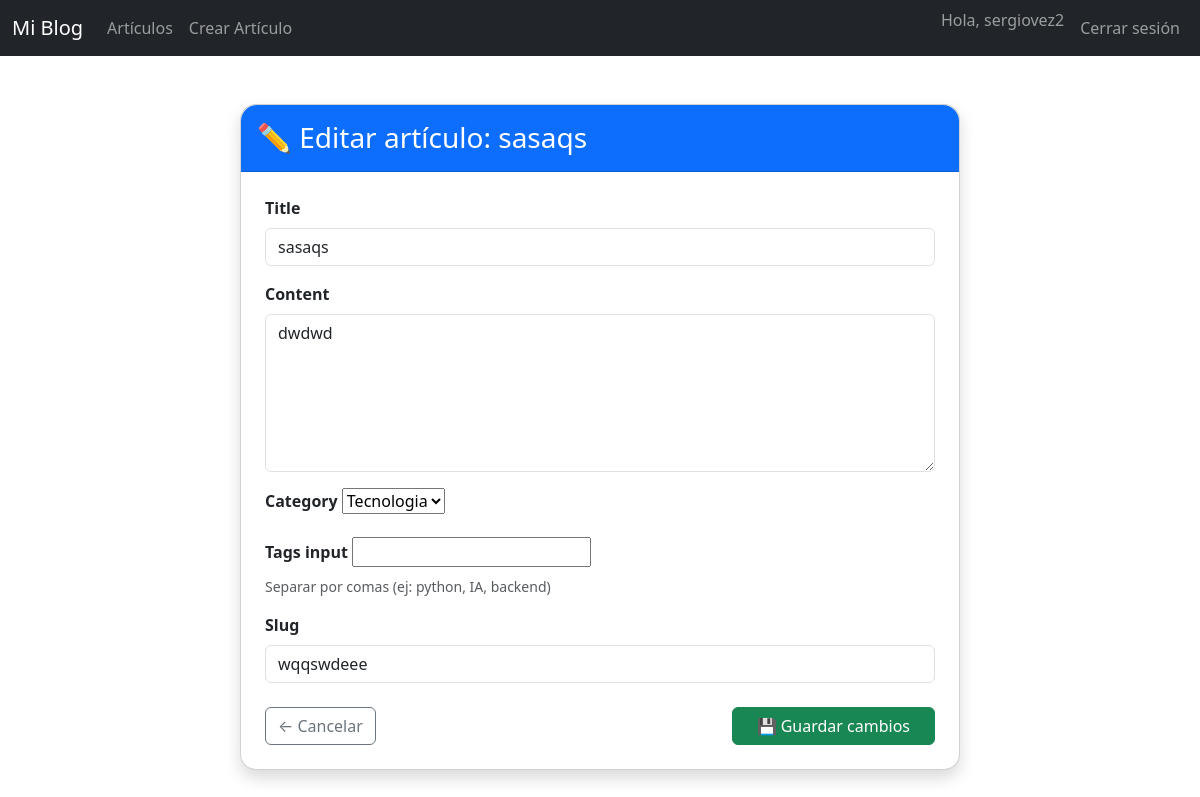
/articles/wqqswdeee/edit/ (signed in), run on the app's committed database.
### articles/models.py (models this page shows, shortened)
class Article(models.Model):
    title = models.CharField(max_length=200)
    content = models.TextField()
    slug = models.SlugField(max_length=200, unique=True)
    author = models.ForeignKey(User, on_delete=models.CASCADE)
    category = models.ForeignKey(Category, on_delete=models.SET_NULL, null=True)
    tags = models.ManyToManyField(Tag, blank=True)
    created_at = models.DateTimeField(auto_now_add=True)
    updated_at = models.DateTimeField(auto_now=True)

### articles/views.py (the view)
# urls.py: path('<slug:slug>/edit/', views.article_edit, name='article_edit'),
@login_required
def article_edit(request, slug):
    article = get_object_or_404(Article, slug=slug)
    if request.user != article.author:
        return HttpResponseForbidden("No puedes editar un artículo que no es tuyo.")
    if request.method == 'POST':
        form = ArticleForm(request.POST, request.FILES, instance=article)
        if form.is_valid():
            form.save()
            return redirect('articles:article_detail', slug=article.slug)
    else:
        form = ArticleForm(instance=article)
    return render(request, 'articles/article_edit.html', {'form': form, 'article': article})

### articles/forms.py (shortened to what this page needs)
class ArticleForm(forms.ModelForm):
    tags_input = forms.CharField(required=False, help_text="Separar por comas (ej: python, IA, backend)")
    class Meta:
        model = Article
        fields = ['title', 'content', 'category','tags_input','slug']
        widgets = {
            'title': forms.TextInput(attrs={'class': 'form-control', 'placeholder': 'Título del artículo'}),
            'content': forms.Textarea(attrs={'class': 'form-control', 'placeholder': 'Contenido del artículo', 'rows': 6}),
            'tags': forms.CheckboxSelectMultiple(),
            'category': forms.Select(),
            'slug': forms.TextInput(attrs={'class': 'form-control', 'placeholder': 'Slug único'}),
        }

### articles/models.py (called while the page is built)
    def __str__(self):
        return self.name

### articles/templates/articles/article_edit.html (shortened to what this page needs)
{% extends "layout_base.html" %}
{% block page_content %}
<div class="container my-5">
    <div class="row justify-content-center">
        <div class="col-lg-8">
            <div class="card shadow rounded-4">
                <div class="card-header bg-primary text-white rounded-top-4 py-3">
                    <h3 class="mb-0">
                        ✏️ Editar artículo: {{ article.title }}
                    </h3>
                </div>
                <div class="card-body p-4">
                    <form method="POST" enctype="multipart/form-data">
                        {% for field in form %}
                            <div class="mb-3">
                                <label class="form-label fw-semibold">
                                    {{ field.label }}
                                </label>
                                {{ field }}
                                {% if field.help_text %}
                                    <div class="form-text">{{ field.help_text }}</div>
                                {% endif %}
                            </div>
                        {% endfor %}
                        <div class="d-flex justify-content-between align-items-center mt-4">
                            <a href="{% url 'articles:article_detail' article.slug %}" class="btn btn-outline-secondary">
                                ← Cancelar
                            </a>
                            <button type="submit" class="btn btn-success px-4">
                                💾 Guardar cambios
                            </button>
                        </div>
                    </form>
                </div>
            </div>
        </div>
    </div>
</div>
{% endblock %}

### my_articles/templates/layout_base.html (shortened to what this page needs)
{% load static %}
<!DOCTYPE html>
<html lang="es">
<head>
    <link rel="stylesheet" href="{% static 'css/styles.css' %}">
    <link href="https://cdn.jsdelivr.net/npm/bootstrap@5.3.2/dist/css/bootstrap.min.css" rel="stylesheet">
</head>
<body>
<nav class="navbar navbar-expand-lg navbar-dark bg-dark mb-4">
  <div class="container-fluid">
    <a class="navbar-brand" href="{% url 'articles:article_list' %}">Mi Blog</a>
    <div class="collapse navbar-collapse" id="navbarNav">
      <ul class="navbar-nav me-auto">
        <li class="nav-item">
          <a class="nav-link" href="{% url 'articles:article_list' %}">Artículos</a>
        </li>
        {% if user.is_authenticated %}
        <li class="nav-item">
          <a class="nav-link" href="{% url 'articles:article_create' %}">Crear Artículo</a>
        </li>
        {% endif %}
      </ul>
      <ul class="navbar-nav">
        {% if user.is_authenticated %}
        <li class="nav-item">
          <span class="navbar-text me-2">Hola, {{ user.username }}</span>
        </li>
        <li class="nav-item">
            <form method="post" action="{% url 'core:logout' %}" class="d-inline">
            <button type="submit" class="btn btn-link nav-link">Cerrar sesión</button>
            </form>
        </li>
        {% endif %}
      </ul>
    </div>
  </div>
</nav>
<div class="container">
    {% block page_content %}{% endblock %}
</div>
</body>
</html>

### static/css/styles.css (style rules this page uses)
body { background-color: white; }

### data on the page
Article: title "sasaqs", form "sasaqs" "dwdwd" "Tecnologia" "wqqswdeee"

### other printed values
{{ user.username }} "sergiovez2"
{{ field.label }} "Title" "Content" "Category" "Tags input" "Slug"
{{ field.help_text }} "Separar por comas (ej: python, IA, backend)"
